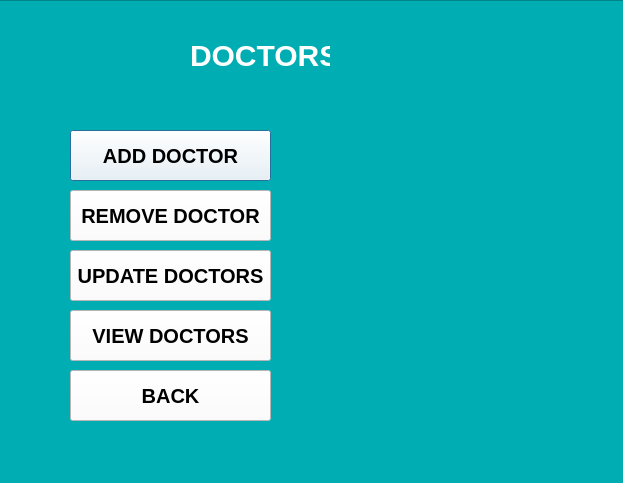
<?xml version="1.0" encoding="UTF-8"?>
<ui version="4.0">
 <class>Doctor</class>
 <widget class="QDialog" name="Doctor">
  <property name="geometry">
   <rect>
    <x>0</x>
    <y>0</y>
    <width>623</width>
    <height>483</height>
   </rect>
  </property>
  <property name="windowTitle">
   <string>Dialog</string>
  </property>
  <widget class="QFrame" name="frame">
   <property name="geometry">
    <rect>
     <x>-20</x>
     <y>0</y>
     <width>661</width>
     <height>501</height>
    </rect>
   </property>
   <property name="styleSheet">
    <string notr="true">QFrame{
background-color: #00ADB3
}</string>
   </property>
   <property name="frameShape">
    <enum>QFrame::Shape::StyledPanel</enum>
   </property>
   <property name="frameShadow">
    <enum>QFrame::Shadow::Raised</enum>
   </property>
   <widget class="QLabel" name="label">
    <property name="geometry">
     <rect>
      <x>210</x>
      <y>30</y>
      <width>341</width>
      <height>51</height>
     </rect>
    </property>
    <property name="styleSheet">
     <string notr="true">QLabel{
font-size: 30px;
color: white;
font-weight: 700;
}</string>
    </property>
    <property name="text">
     <string>DOCTORS</string>
    </property>
   </widget>
   <widget class="QPushButton" name="pushButton">
    <property name="geometry">
     <rect>
      <x>90</x>
      <y>130</y>
      <width>201</width>
      <height>51</height>
     </rect>
    </property>
    <property name="styleSheet">
     <string notr="true">QPushButton{
font-size: 20px;
color: black;
background-color: white;
font-weight: 700;
}</string>
    </property>
    <property name="text">
     <string>ADD DOCTOR</string>
    </property>
   </widget>
   <widget class="QPushButton" name="pushButton_2">
    <property name="geometry">
     <rect>
      <x>90</x>
      <y>310</y>
      <width>201</width>
      <height>51</height>
     </rect>
    </property>
    <property name="styleSheet">
     <string notr="true">QPushButton{
font-size: 20px;
color: black;
background-color: white;
font-weight: 700;
}</string>
    </property>
    <property name="text">
     <string>VIEW DOCTORS</string>
    </property>
   </widget>
   <widget class="QPushButton" name="pushButton_3">
    <property name="geometry">
     <rect>
      <x>90</x>
      <y>190</y>
      <width>201</width>
      <height>51</height>
     </rect>
    </property>
    <property name="styleSheet">
     <string notr="true">QPushButton{
font-size: 20px;
color: black;
background-color: white;
font-weight: 700;
}</string>
    </property>
    <property name="text">
     <string>REMOVE DOCTOR</string>
    </property>
   </widget>
   <widget class="QLabel" name="label_2">
    <property name="geometry">
     <rect>
      <x>350</x>
      <y>10</y>
      <width>331</width>
      <height>471</height>
     </rect>
    </property>
    <property name="text">
     <string/>
    </property>
    <property name="pixmap">
     <pixmap resource="Images.qrc">:/appoinment-removebg-preview.png</pixmap>
    </property>
   </widget>
   <widget class="QPushButton" name="pushButton_4">
    <property name="geometry">
     <rect>
      <x>90</x>
      <y>250</y>
      <width>201</width>
      <height>51</height>
     </rect>
    </property>
    <property name="styleSheet">
     <string notr="true">QPushButton{
font-size: 20px;
color: black;
background-color: white;
font-weight: 700;
}</string>
    </property>
    <property name="text">
     <string>UPDATE DOCTORS</string>
    </property>
   </widget>
   <widget class="QPushButton" name="pushButton_5">
    <property name="geometry">
     <rect>
      <x>90</x>
      <y>370</y>
      <width>201</width>
      <height>51</height>
     </rect>
    </property>
    <property name="styleSheet">
     <string notr="true">QPushButton{
font-size: 20px;
color: black;
background-color: white;
font-weight: 700;
}</string>
    </property>
    <property name="text">
     <string>BACK</string>
    </property>
   </widget>
  </widget>
 </widget>
 <resources>
  <include location="Images.qrc"/>
 </resources>
 <connections/>
</ui>
